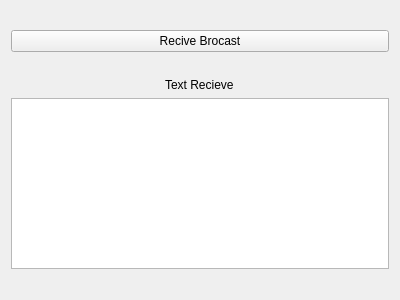
<?xml version="1.0" encoding="UTF-8"?>
<ui version="4.0">
 <class>UdpBrocastClientWidget</class>
 <widget class="QWidget" name="UdpBrocastClientWidget">
  <property name="geometry">
   <rect>
    <x>0</x>
    <y>0</y>
    <width>400</width>
    <height>300</height>
   </rect>
  </property>
  <property name="windowTitle">
   <string>Form</string>
  </property>
  <layout class="QHBoxLayout" name="horizontalLayout">
   <item>
    <layout class="QVBoxLayout" name="verticalLayout">
     <item>
      <spacer name="verticalSpacer">
       <property name="orientation">
        <enum>Qt::Vertical</enum>
       </property>
       <property name="sizeHint" stdset="0">
        <size>
         <width>20</width>
         <height>40</height>
        </size>
       </property>
      </spacer>
     </item>
     <item>
      <widget class="QPushButton" name="pushButton">
       <property name="text">
        <string>Recive Brocast</string>
       </property>
      </widget>
     </item>
     <item>
      <spacer name="verticalSpacer_2">
       <property name="orientation">
        <enum>Qt::Vertical</enum>
       </property>
       <property name="sizeHint" stdset="0">
        <size>
         <width>20</width>
         <height>40</height>
        </size>
       </property>
      </spacer>
     </item>
     <item alignment="Qt::AlignHCenter">
      <widget class="QLabel" name="label">
       <property name="text">
        <string>Text Recieve</string>
       </property>
      </widget>
     </item>
     <item>
      <widget class="QPlainTextEdit" name="plantext"/>
     </item>
     <item>
      <spacer name="verticalSpacer_3">
       <property name="orientation">
        <enum>Qt::Vertical</enum>
       </property>
       <property name="sizeHint" stdset="0">
        <size>
         <width>20</width>
         <height>40</height>
        </size>
       </property>
      </spacer>
     </item>
    </layout>
   </item>
  </layout>
 </widget>
 <resources/>
 <connections/>
</ui>
